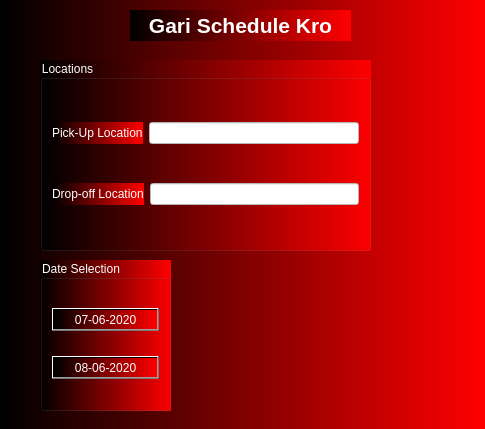
<?xml version="1.0" encoding="UTF-8"?>
<ui version="4.0">
 <class>UserGariSchedule</class>
 <widget class="QDialog" name="UserGariSchedule">
  <property name="geometry">
   <rect>
    <x>0</x>
    <y>0</y>
    <width>485</width>
    <height>429</height>
   </rect>
  </property>
  <property name="windowTitle">
   <string>Dialog</string>
  </property>
  <property name="styleSheet">
   <string notr="true">font: 8pt &quot;MS Reference Sans Serif&quot;;
background-color: qlineargradient(spread:pad, x1:0, y1:0, x2:1, y2:0, stop:0 rgba(0, 0, 0), stop:1 rgba(255, 0, 0));
color: rgb(255, 255, 255);</string>
  </property>
  <widget class="QGroupBox" name="groupBox_2">
   <property name="geometry">
    <rect>
     <x>40</x>
     <y>260</y>
     <width>131</width>
     <height>151</height>
    </rect>
   </property>
   <property name="title">
    <string>Date Selection</string>
   </property>
   <layout class="QVBoxLayout" name="verticalLayout_2">
    <item>
     <widget class="QPushButton" name="pushButton_Date1">
      <property name="text">
       <string>07-06-2020</string>
      </property>
     </widget>
    </item>
    <item>
     <widget class="QPushButton" name="pushButton_2_Date2">
      <property name="text">
       <string>08-06-2020</string>
      </property>
     </widget>
    </item>
   </layout>
  </widget>
  <widget class="QGroupBox" name="groupBox">
   <property name="geometry">
    <rect>
     <x>40</x>
     <y>60</y>
     <width>331</width>
     <height>191</height>
    </rect>
   </property>
   <property name="title">
    <string>Locations</string>
   </property>
   <layout class="QVBoxLayout" name="verticalLayout">
    <item>
     <layout class="QHBoxLayout" name="horizontalLayout">
      <item>
       <widget class="QLabel" name="label_3">
        <property name="text">
         <string>Pick-Up Location</string>
        </property>
       </widget>
      </item>
      <item>
       <widget class="QLineEdit" name="lineEdit_PickupLock">
        <property name="styleSheet">
         <string notr="true">background-color: rgb(255, 255, 255);
color: rgb(0, 0, 0);</string>
        </property>
       </widget>
      </item>
     </layout>
    </item>
    <item>
     <layout class="QHBoxLayout" name="horizontalLayout_2">
      <item>
       <widget class="QLabel" name="label_4">
        <property name="text">
         <string>Drop-off Location</string>
        </property>
       </widget>
      </item>
      <item>
       <widget class="QLineEdit" name="lineEdit_2_DropoffLock">
        <property name="styleSheet">
         <string notr="true">background-color: rgb(255, 255, 255);
color: rgb(0, 0, 0);</string>
        </property>
       </widget>
      </item>
     </layout>
    </item>
   </layout>
  </widget>
  <widget class="QLabel" name="label">
   <property name="geometry">
    <rect>
     <x>130</x>
     <y>10</y>
     <width>221</width>
     <height>31</height>
    </rect>
   </property>
   <property name="text">
    <string>&lt;html&gt;&lt;head/&gt;&lt;body&gt;&lt;p align=&quot;center&quot;&gt;&lt;span style=&quot; font-size:16pt; font-weight:600;&quot;&gt;Gari Schedule Kro&lt;/span&gt;&lt;/p&gt;&lt;/body&gt;&lt;/html&gt;</string>
   </property>
  </widget>
 </widget>
 <resources/>
 <connections/>
</ui>
